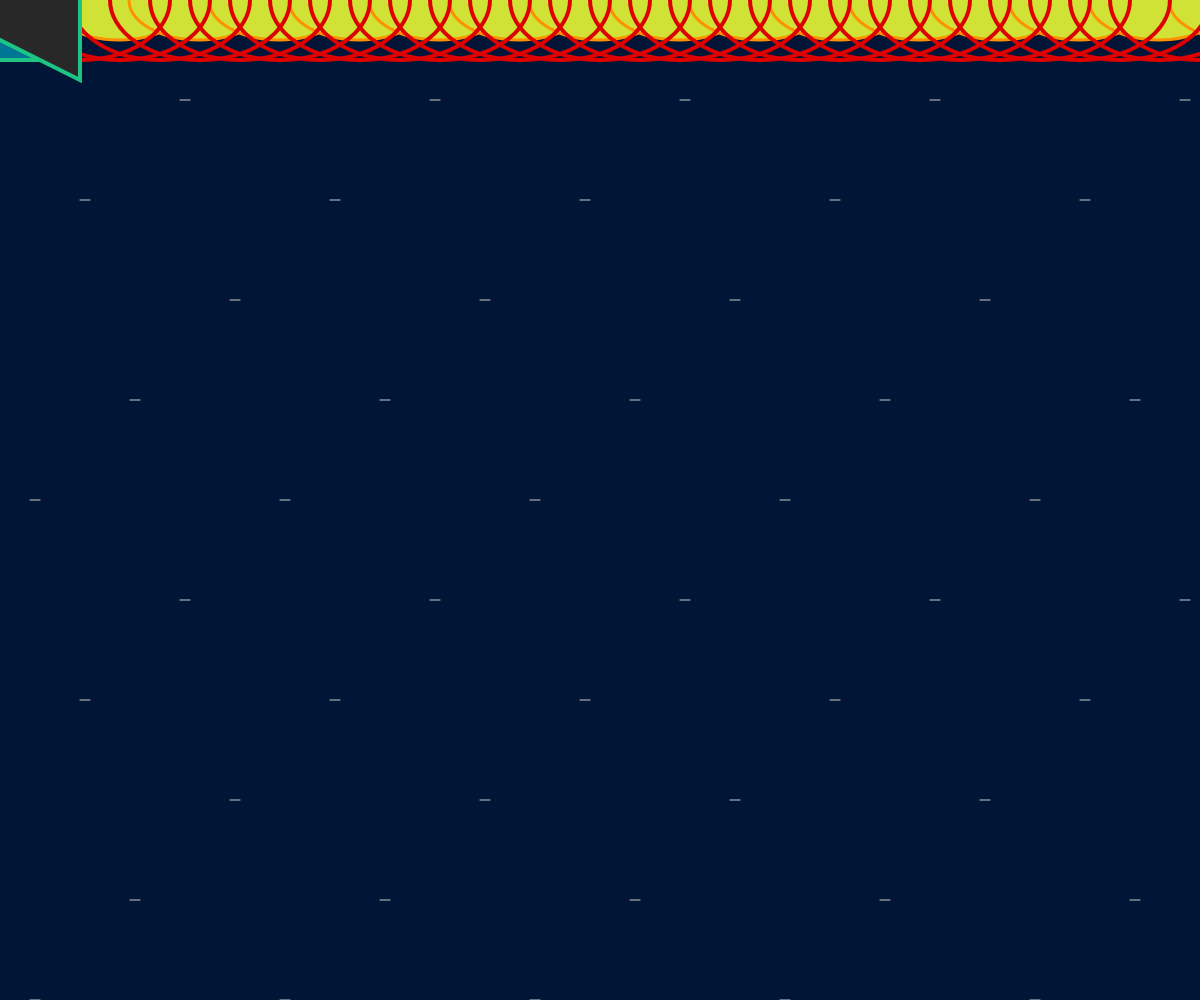
Frame 1 (no input)
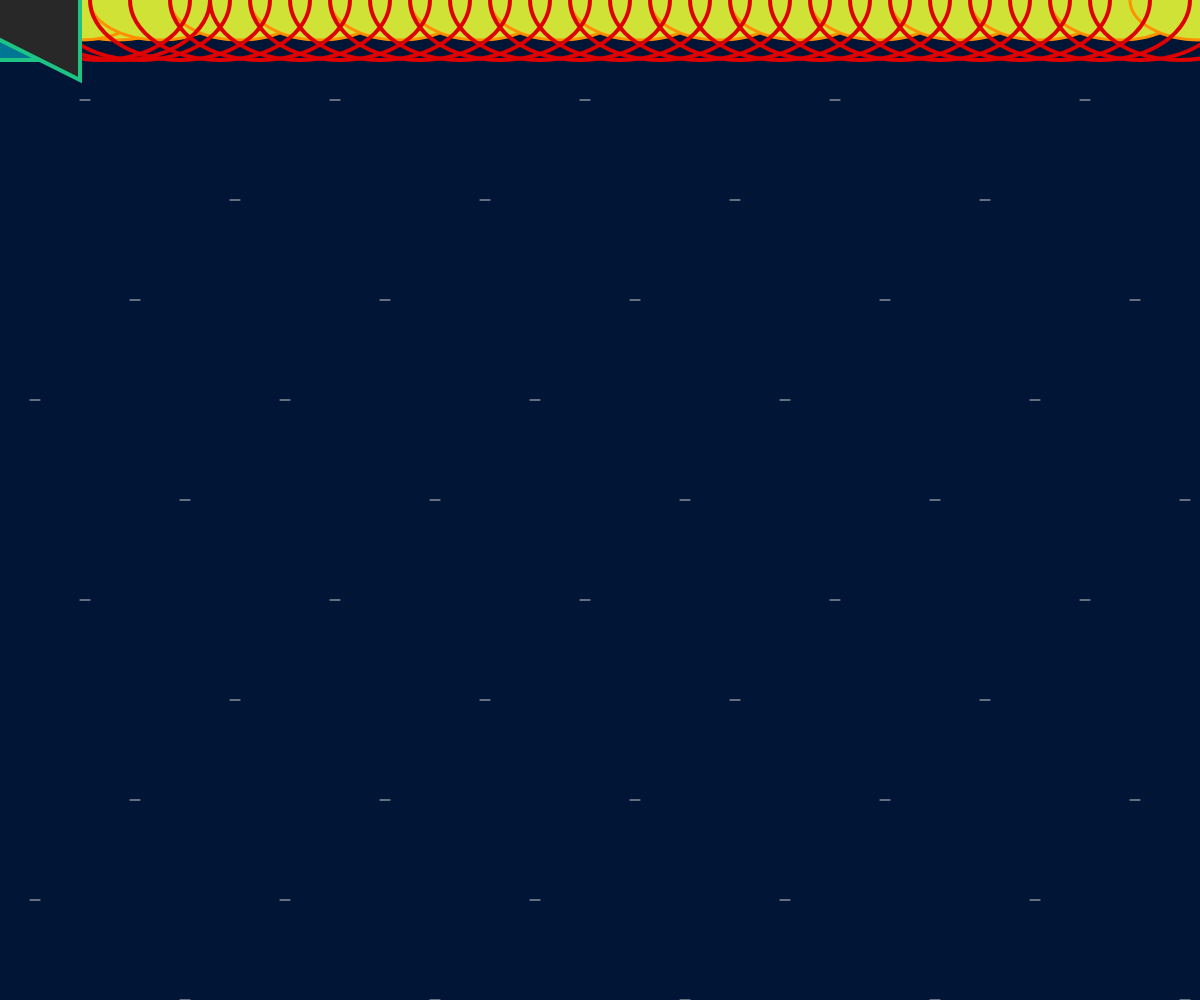
Frame 60 (no input)
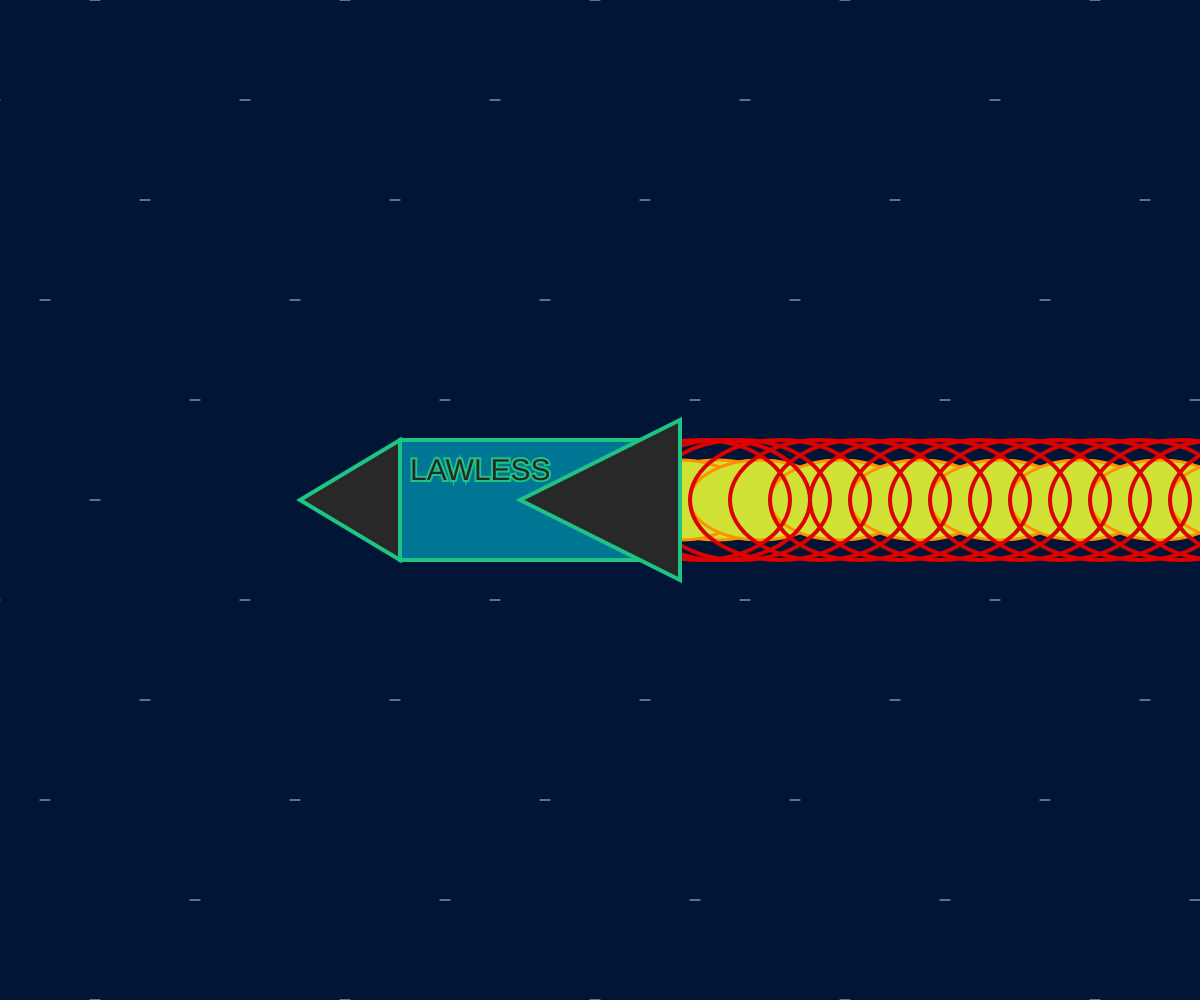
Frame 120 (the mouse pressed at the canvas centre since frame 60)

The p5.js sketch that drew these frames (run headless with seeded random() and noise() and a simulated clock; from frame 60 on, the mouse is pressed at the canvas centre):

// p5.js sketch
// ── sketch.js

var movement = 0;   //function for ring movement
var motion = 0;     //funtion for ring motion
var starsMove = 0;  //function to create moving stars background

function setup(){
  //canvas is window size
  createCanvas(windowWidth, windowHeight);
  //frame rate 1/2 usual
  frameRate(30);
}

function draw(){
//no cursor when in window
noCursor();
background('rgb(1, 22, 55)');
//SANDBOX FOR MOVING STARS
push();
  translate(0, 0);
  //SET IN MOTION
  starsMove = starsMove + 30;
  stroke(200);
  strokeWeight(1);
  //TWO FOR LOOPS TO FILL SCREEN WITH LINES
  for(x = 0; x <= width*2; x += 250){
    for(y = 0; y <= height; y += 100){
    line(starsMove+x-y, y, starsMove+(x + 10)-y, y);
      //IF STATEMENT TO RESPAWN STARS IF THEY BECOME MORE THAN 250
      if(starsMove > 250){
        starsMove=0;
      }
    }
  }
  pop();


//CALL ROCKET FUNCTION AT MOUSE LOCATION
rocket(mouseX, mouseY);
}

//ROCKET FUNCTION
function rocket(x,y){
//PUSH ORIGIN
translate(x, y);
//set rings in motion with:
motion = motion + 39;
movement = movement + 20;

// SANDBOX FOR ROCKET
push();
//Make rocket smaller
scale(height * .001);
strokeWeight(3);
fill('rgb(207, 226 ,53)');
stroke('rgb(255, 145, 0)');
//FOR LOOP: to create "endless" circle loop.
for(var x = 0; x <= width; x += 80){
  //Draw ellipse
  ellipse(motion + x, 0, 140, 80);
  //If ring moves more than 80 spawn new ellipse
    if (motion > 80){
      motion = 0;
    }
}
noFill();
stroke('rgb(221, 1, 1)');
strokeWeight(4);
  //FOR LOOP: second loop for second set of ellipses
  for(var x = 60; x <= width; x += 40){
    ellipse(movement + x, 0, 180, 120);
    //if statement: respawn ring if it becomes more than 40
    if (movement > 40){
    movement= 0;
    }
  }
//DRAW ROCKET
stroke('rgb(30, 196, 132)');
strokeWeight(4);
fill('rgb(0, 117, 148)');
rect(-200, -60, 250, 120 );
fill('rgb(40, 40, 40)');
textSize(30);
text("LAWLESS", -190, -20);
triangle(-300, 0, -200, -60, -200, 60 );
triangle(-80, 0, 80, -80, 80, 80 );
//pop rocket sandbox
pop();
}
